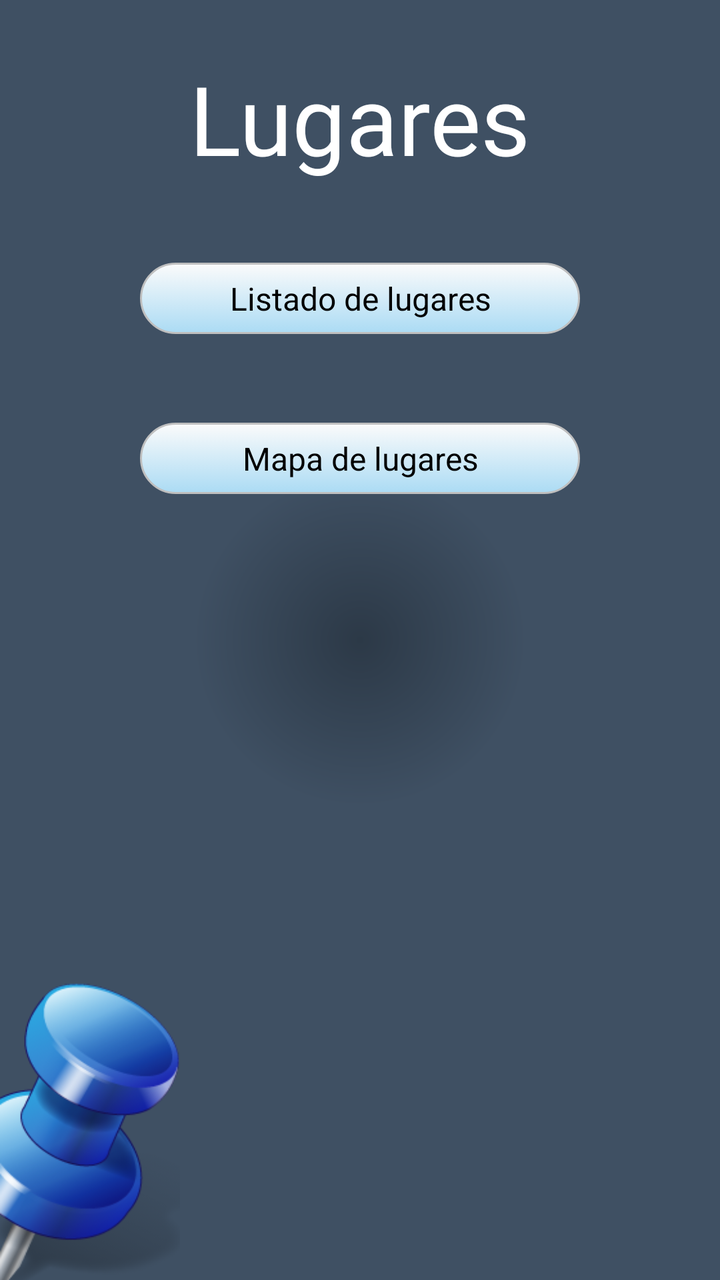
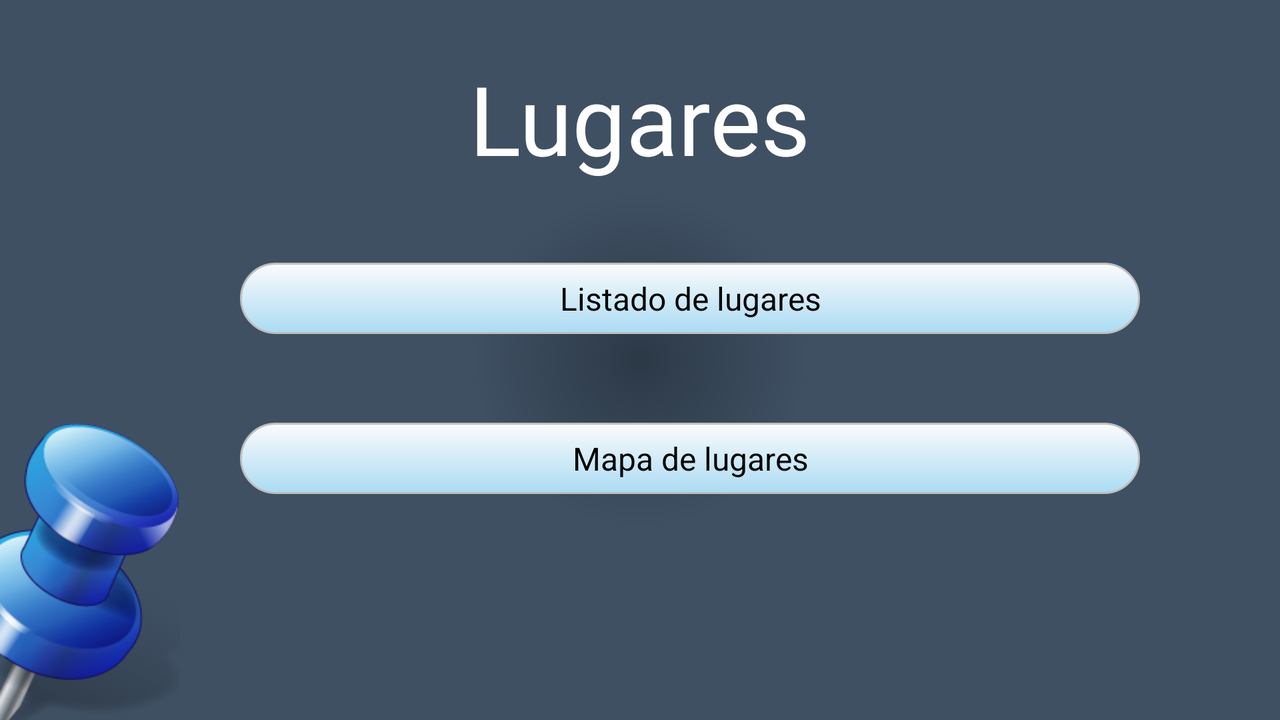

Two renders of one Android screen. The first uses the default layout on a phone; the second uses the alternative layout the repository ships for a different screen configuration, on a matching device. The two XML files are below.
<!-- AndroidManifest.xml: application theme LugaresTheme -->
<!-- res/layout/main.xml -->
<?xml version="1.0" encoding="utf-8"?>
<RelativeLayout xmlns:android="http://schemas.android.com/apk/res/android"
                android:layout_width="fill_parent"
                android:layout_height="fill_parent"
                android:background="@drawable/fondo"
                android:id="@+id/principal">
    
    <TextView android:layout_height="wrap_content"
              android:id="@+id/TVTitulo"
              android:layout_width="wrap_content"
              android:text="@string/app_name" android:layout_alignParentTop="true"
              android:layout_centerHorizontal="true"
              android:layout_marginTop="27dp" android:textSize="48dp"
              android:textColor="@color/white"/>

    
    <RelativeLayout android:layout_width="wrap_content"
                    android:layout_height="wrap_content"
                    android:layout_alignParentLeft="true"
                    android:layout_marginTop="40dp"
                    android:layout_marginLeft="70dp"
                    android:layout_marginRight="70dp"
                    android:layout_below="@id/TVTitulo"
                    android:layout_centerVertical="false"
                    android:id="@+id/RLContBotones">
        


        <Button android:text="@string/ListadoLugares"
                android:layout_height="wrap_content"
                android:id="@+id/BTListaLugares"
                android:layout_width="fill_parent"
                android:layout_marginBottom="25dp"
                android:gravity="center_horizontal|center_vertical"
                android:background="@drawable/boton"
                />

        <Button android:text="@string/MapaLugares"
                android:layout_height="wrap_content"
                android:id="@+id/BTMapaLugares"
                android:layout_width="fill_parent"
                android:layout_below="@id/RLContBotones"
                android:layout_alignParentLeft="true"
                android:layout_marginTop="80dp"
                android:gravity="center_horizontal|center_vertical"
                android:background="@drawable/boton"
                />


    </RelativeLayout>
    <RelativeLayout android:layout_height="fill_parent" android:layout_width="wrap_content"
                    android:layout_below="@id/RLContBotones" android:gravity="bottom"
            >
        <ImageView android:layout_width="90dp" android:layout_height="150dp"
                   android:background="@drawable/chinchetahome" android:adjustViewBounds="true"
                   android:scaleType="centerCrop"
                />


    </RelativeLayout>

</RelativeLayout>
<!-- resources referenced by this layout -->
<resources>
  <color name="white">#FFFFFF</color>
  <!-- drawable boton (drawable) -->
  <?xml version="1.0" encoding="utf-8"?>
  <selector xmlns:android="http://schemas.android.com/apk/res/android">
      <item android:state_pressed="true"
            android:drawable="@drawable/botonpulsado" />
      <item android:state_focused="true"
            android:drawable="@drawable/botonpulsado" />
      <item android:drawable="@drawable/botonnopulsado" />
  </selector>
  <!-- drawable chinchetahome: png bitmap (drawable, 123773 bytes) -->
  <!-- drawable fondo (drawable) -->
  <?xml version="1.0" encoding="utf-8"?>
  <shape xmlns:android="http://schemas.android.com/apk/res/android"
         android:shape="rectangle">
  
  	<gradient
  		android:startColor="#2C3947"
  		android:endColor="#3F5063"
  		android:type="radial"
          android:gradientRadius="250"/>
  </shape>
  <string name="ListadoLugares">Listado de lugares</string>
  <string name="MapaLugares">Mapa de lugares</string>
  <string name="app_name">Lugares</string>
  <style name="LugaresTheme" parent="@android:style/Theme.Light">
          <item name="android:textColor">#000000</item>
          <item name="android:buttonStyle">@style/BotonesHome</item>
          <item name="android:listSeparatorTextViewStyle">@style/Botones</item>
          <item name="android:windowTitleBackgroundStyle">@style/Titulo</item>
          <item name="android:windowNoTitle">true</item>
          
          
      </style>
  <!-- drawable botonpulsado (drawable) -->
  <?xml version="1.0" encoding="utf-8"?>
  <shape xmlns:android="http://schemas.android.com/apk/res/android">
      <gradient
     		android:startColor="#abdbf4"
     		android:endColor="#FBFBFB"
     		android:centerY="0.9"
     		android:angle="270" />
     	<corners android:radius="20dp" />
                  
     	<padding android:left="7dp"
     		android:top="7dp"
     		android:right="7dp"
     		android:bottom="7dp" />
     	<stroke
     		android:width="1dip"
     		android:color="#BFBFBF" />
  </shape>
  <!-- drawable botonnopulsado (drawable) -->
  <?xml version="1.0" encoding="utf-8"?>
  <shape xmlns:android="http://schemas.android.com/apk/res/android">
      <gradient
     		android:startColor="#FBFBFB"
     		android:endColor="#abdbf4"
     		android:centerY="0.9"
     		android:angle="270" />
     	<corners android:radius="20dp" />
                  
     	<padding android:left="7dp"
     		android:top="7dp"
     		android:right="7dp"
     		android:bottom="7dp" />
     	<stroke
     		android:width="1dip"
     		android:color="#BFBFBF" />
  </shape>
  <style name="BotonesHome">
          <item name="android:background">@drawable/boton</item>
      </style>
  <style name="Botones">
          <item name="android:background">@drawable/boton</item>
      </style>
  <style name="Titulo">
          <item name="android:background">@drawable/titulo</item>
      </style>
  <!-- drawable titulo (drawable) -->
  <?xml version="1.0" encoding="utf-8"?>
  <shape xmlns:android="http://schemas.android.com/apk/res/android">
  	<gradient 
  		android:startColor="#FBFBFB" 
  		android:endColor="#E3E3E3" 
  		android:centerY="0.9" 
  		android:angle="270" />
  	<corners android:radius="4dp" />
  	<padding android:left="7dp"
  		android:top="2dp"
  		android:right="7dp"
  		android:bottom="2dp" />
  	
  		
  		
  </shape>
</resources>
<!-- res/layout-land/main.xml (the repository's variant of the layout above) -->
<!-- drawn on the phone turned sideways -->
<?xml version="1.0" encoding="utf-8"?>
<RelativeLayout xmlns:android="http://schemas.android.com/apk/res/android"
                android:layout_width="fill_parent"
                android:layout_height="fill_parent"
                android:background="@drawable/fondo"
                android:id="@+id/principal">
    
    <TextView android:layout_height="wrap_content"
              android:id="@+id/TVTitulo"
              android:layout_width="wrap_content"
              android:text="@string/app_name" android:layout_alignParentTop="true"
              android:layout_centerHorizontal="true"
              android:layout_marginTop="27dp" android:textSize="48dp"
              android:textColor="@color/white"/>

    
    <RelativeLayout android:layout_width="wrap_content"
                    android:layout_height="wrap_content"
                    android:layout_alignParentLeft="true"
                    android:layout_marginTop="40dp"
                    android:layout_marginRight="70dp"
                    android:layout_below="@id/TVTitulo"
                    android:layout_centerVertical="false"
                    android:id="@+id/RLContBotones">
        

        <RelativeLayout android:id="@+id/IMchinchetahome"
                        android:layout_height="fill_parent" android:layout_width="wrap_content"
                        android:layout_toLeftOf="@id/RLContBotones" android:gravity="bottom"
                        android:layout_marginRight="30dp"
                >
            <ImageView android:layout_width="90dp" android:layout_height="150dp"
                       android:background="@drawable/chinchetahome" android:adjustViewBounds="true"
                       android:scaleType="centerCrop"
                    />


        </RelativeLayout>

        <Button android:text="@string/ListadoLugares"
                android:layout_height="wrap_content"
                android:id="@+id/BTListaLugares"
                android:layout_toRightOf="@id/IMchinchetahome"
                android:layout_width="fill_parent"
                android:layout_marginBottom="25dp"
                android:gravity="center_horizontal|center_vertical"
                android:background="@drawable/boton"
                />

        <Button android:text="@string/MapaLugares"
                android:layout_height="wrap_content"
                android:id="@+id/BTMapaLugares"
                android:layout_width="fill_parent"
                android:layout_toRightOf="@id/IMchinchetahome"
                android:layout_marginTop="80dp"
                android:gravity="center_horizontal|center_vertical"
                android:background="@drawable/boton"
                />


    </RelativeLayout>

</RelativeLayout>
